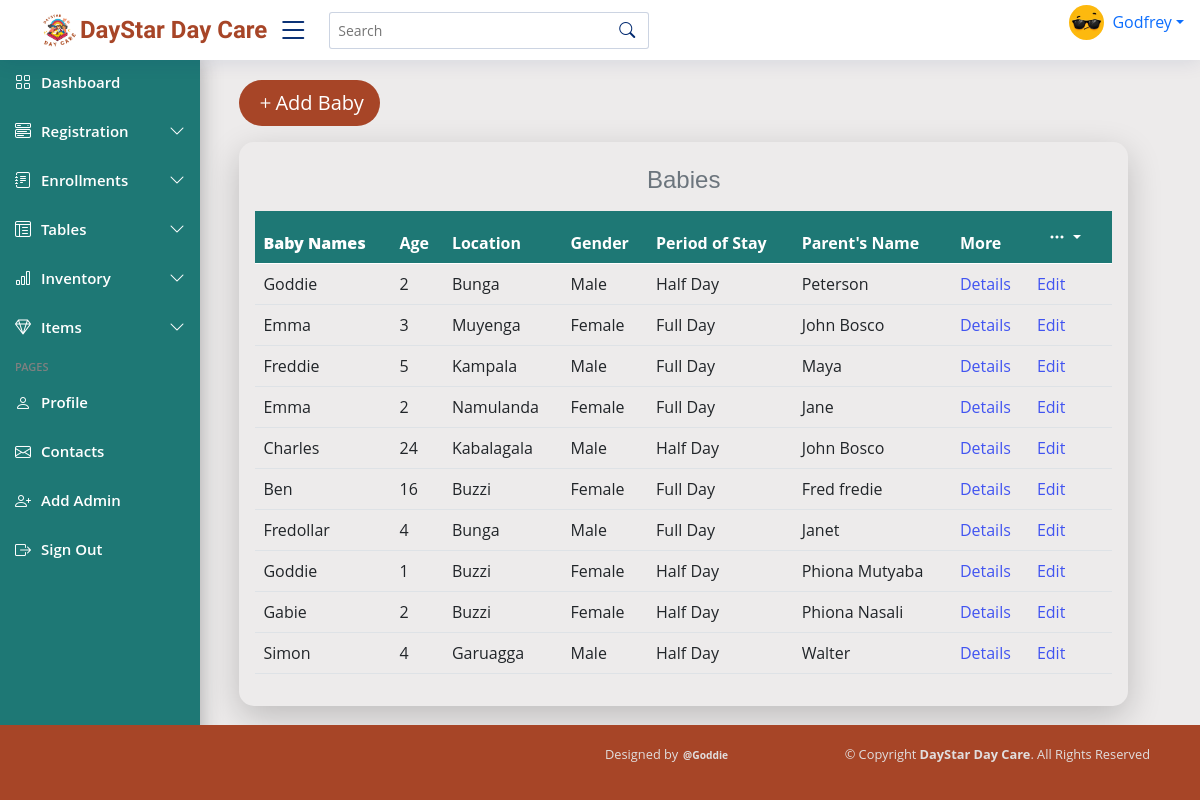
Before: /babies/ (signed in) with the older database file.
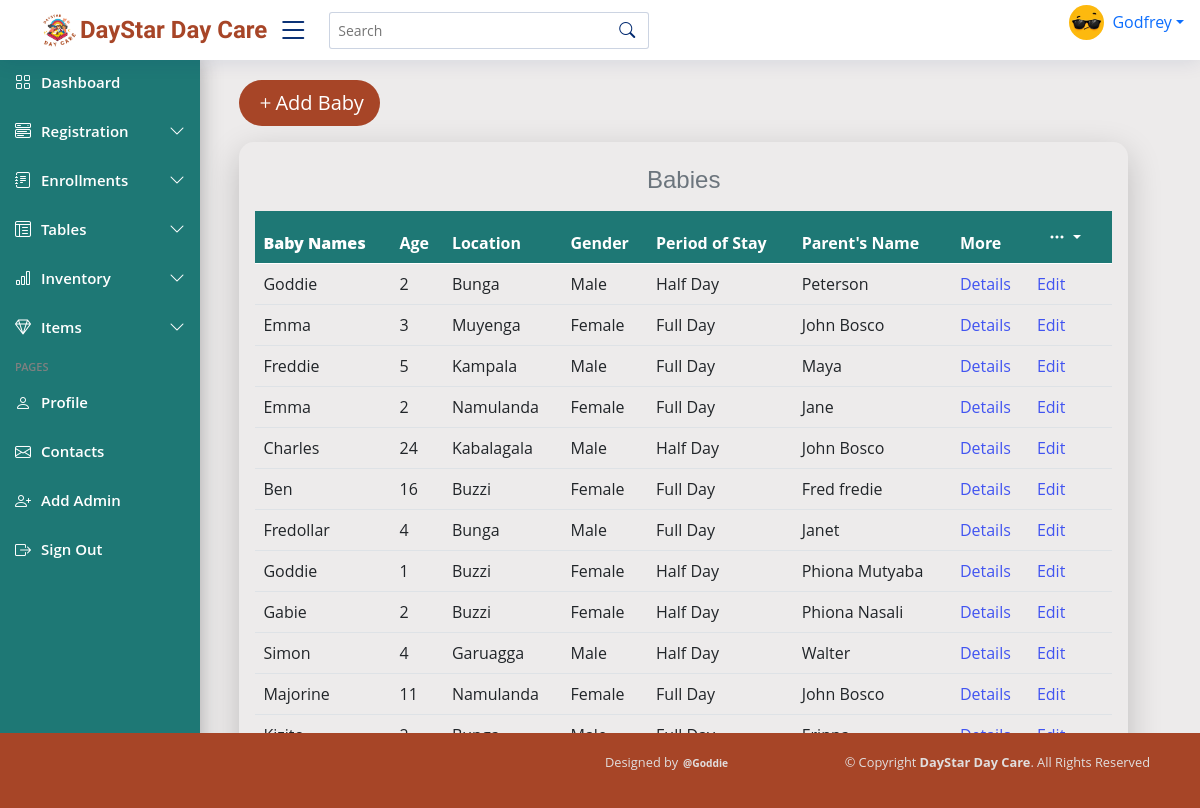
After: the same page with the newer database file.
### dayStarApp/models.py (models this page shows)
class Baby(models.Model):
    GENDER_CHOICES = [
    ("Male", "Male"),
    ("Female", "Female"),
    ]
    name = models.CharField(max_length=100)
    age = models.IntegerField(default=1)
    gender = models.CharField(max_length=100, choices=GENDER_CHOICES, default="Male")
    location = models.CharField(max_length=100)
    period_of_stay = models.ForeignKey(Period, on_delete=models.CASCADE, blank=False, null=True, default=0)
    baby_Number = models.IntegerField()
    brought_by = models.CharField(max_length=100)
    parent_Name = models.CharField(max_length=100)

class Period(models.Model):
    period = models.CharField(max_length=100, null=True, blank=False)
    def __str__(self):
        return self.period

### dayStarApp/views.py (the view)
# urls.py: path('babies/', views.babys, name='babys'),
@login_required
def babys(request):
    all_babys = Baby.objects.all()
    context = {
        'all_babys': all_babys,
    }
    template = loader.get_template('dayStarApp/babies.html')
    return HttpResponse(template.render(context))

### dayStarApp/templates/dayStarApp/babies.html (shortened to what this page needs)
{% extends "dayStarApp/base.html" %}
{% load static %}
{% block content %}
<div class="container">
    <main class="main" id="main">
        <a href="/babyreg/"><button class="btn btn-outline-info btn-lg"><span><i class="bi bi-plus"></i></span>Add Baby </button></a>
        <div class="col-lg-12 col-md-12 sitter-table mt-3 p-3">
        <table id="dataTable" class="table table-stripped">
            <caption class="caption-top text-center"><h4>Babies</h4></caption>
            <thead>
                <tr>
                <th>
                    <b>Baby Names</b>
                </th>
                <th>Age</th>
                <th>Location</th>
                <th data-type="tel">Gender</th>
                <th>Period of Stay</th>
                <th>Parent's Name</th>
                <th>More</th>
                <th>
                    <div class="dropdown">
                    <button class="btn btn-secondary dropdown-toggle" type="button" data-bs-toggle="dropdown" aria-expanded="false">
                    <span><i class="bi bi-three-dots"></i></span>
                    </button>
                </div></th>
                </tr>
            </thead>
            <tbody>
                {% for baby in all_babys %}
                <tr>
                    <td>{{ baby.name }}</td>
                    <td>{{ baby.age }}</td>
                    <td>{{ baby.location }}</td>
                    <td>{{ baby.gender }}</td>
                    <td>{{ baby.period_of_stay }}</td>
                    <td>{{ baby.parent_Name }}</td>
                    <td>
                        <a href="/details/{{ baby.id }}" class="text-blue-500"> Details </a>
                    </td>
                    <td>
                        <a href="/editsitters/{{ baby.id }}" class="text-blue-500"> Edit </a>
                    </td>
                </tr>
                {% endfor %}
            </tbody>
        </table>
    </main>
</div>
{% endblock %}

Changed rows visible on the page:
added Baby: name "Majorine", age "11", location "Namulanda", gender "Female", period_of_stay "Full Day", parent_Name "John Bosco"
